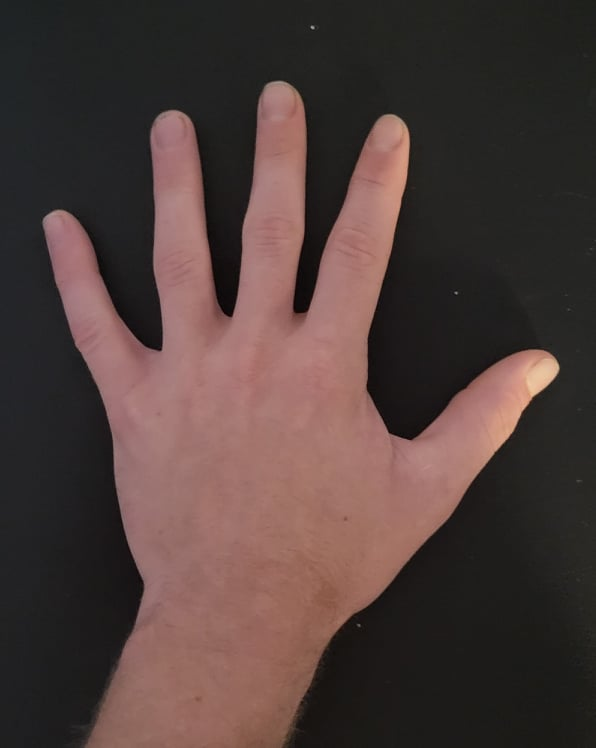
#> input picture rawhand.jpg, 596 x 748 px
$ python hough.py
#> lines starting #> are read from the running program, lines starting #| are printed output that depends on the picture; after the words box and inside, x2 and y2 are one past the last pixel; in counts of white or black regions, pixels touching at a corner belong together
import cv2
import numpy as np

img = cv2.imread('rawhand.jpg')
#> img is the input picture: shape (748, 596, 3); mean B, G, R 58.4, 61.4, 78.7
gray = cv2.cvtColor(img,cv2.COLOR_BGR2GRAY)
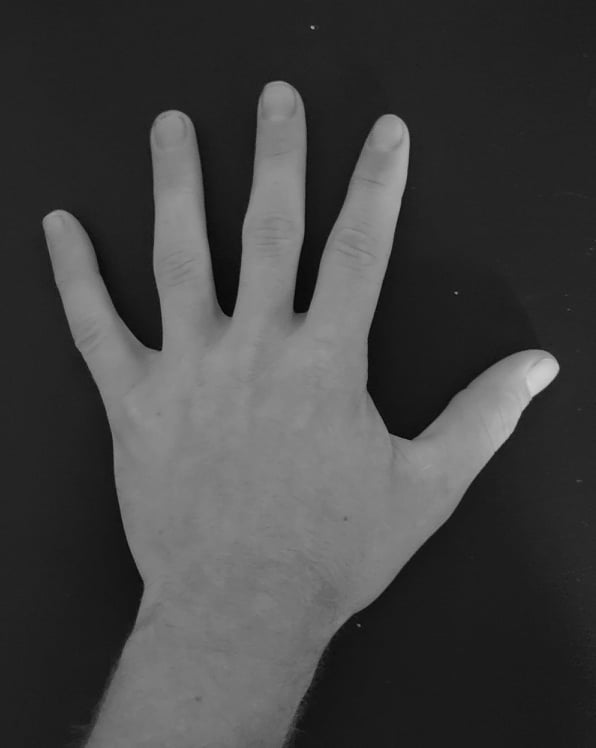
#> gray: shape (748, 596); min 3, max 208, mean 66.3
edges = cv2.Canny(gray,50,150,apertureSize = 3)
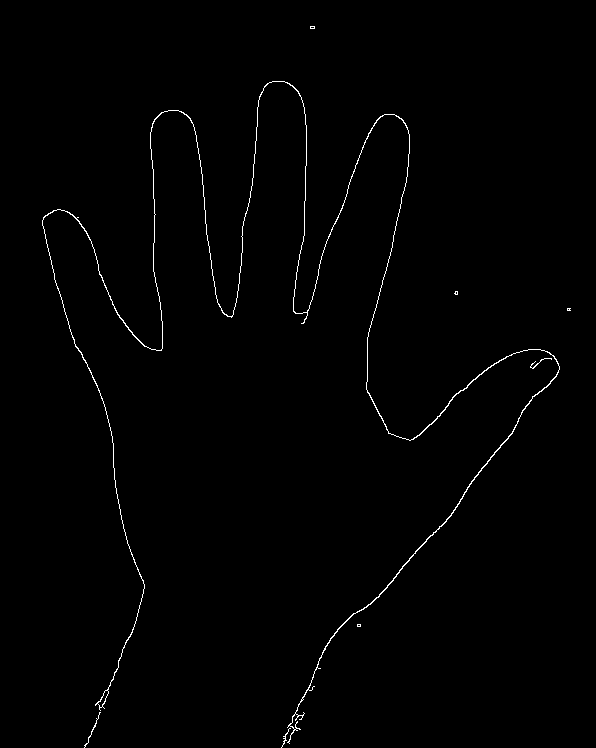
#> edges: shape (748, 596); 0.8% white in thin lines or dots, all inside (x1, y1, x2, y2) = (42, 26, 571, 748)

lines = cv2.HoughLines(edges,1,np.pi/100,255)
#> lines = None
#> (the run stopped early here; a loop or call above may not have finished)

$ run again, with fronthand.jpg copied over rawhand.jpg
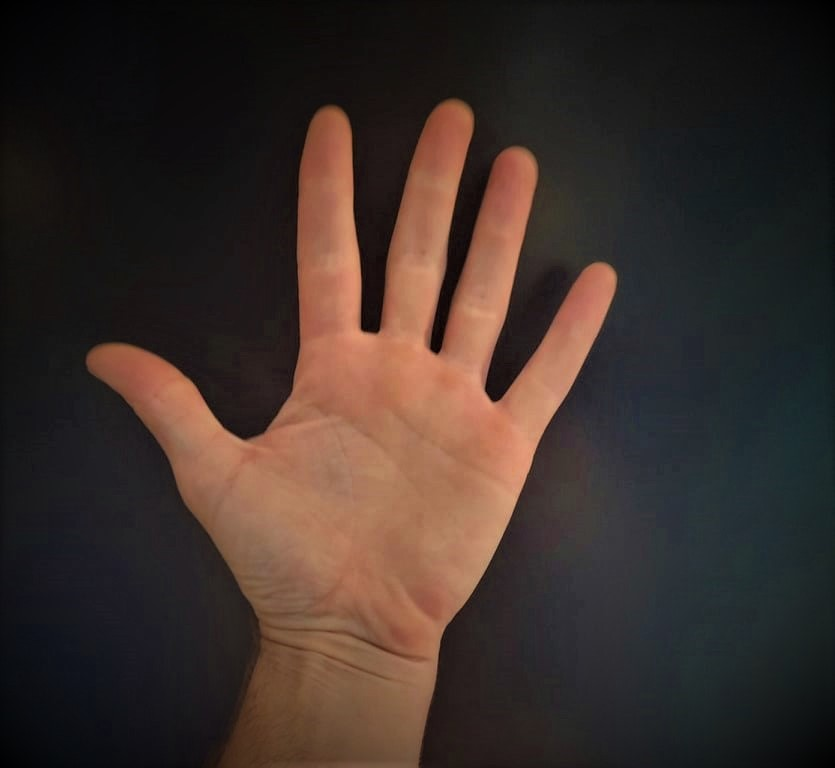
#> input picture fronthand.jpg, 835 x 768 px
#> img is the input picture: shape (768, 835, 3); mean B, G, R 42.2, 47.6, 60.8
#> `gray = cv2.cvtColor(img,cv2.COLOR_BGR2GRAY)`:
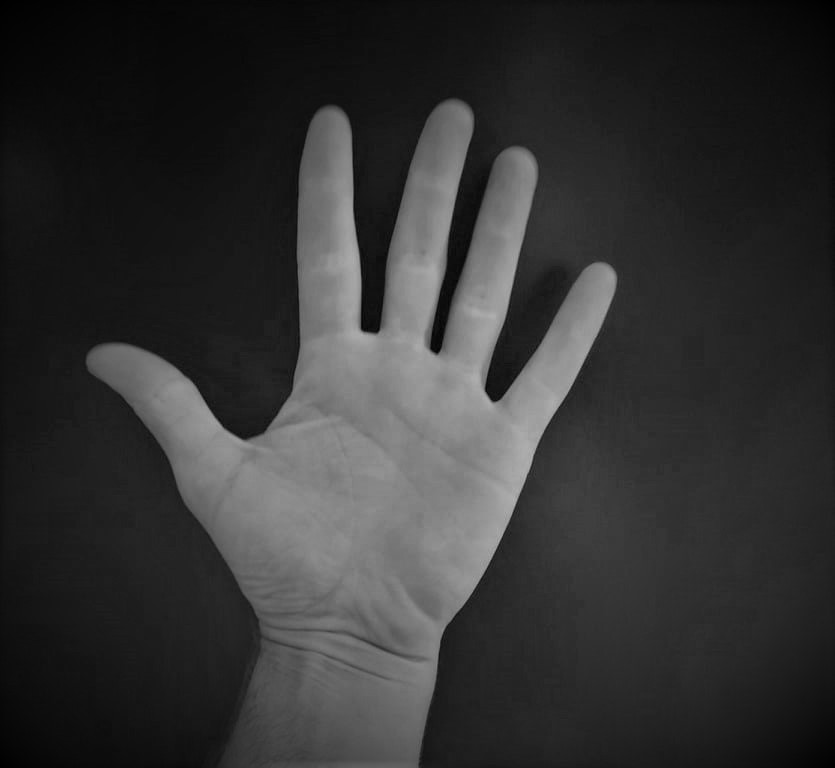
#> gray: shape (768, 835); min 0, max 182, mean 50.9
#> `edges = cv2.Canny(gray,50,150,apertureSize = 3)`:
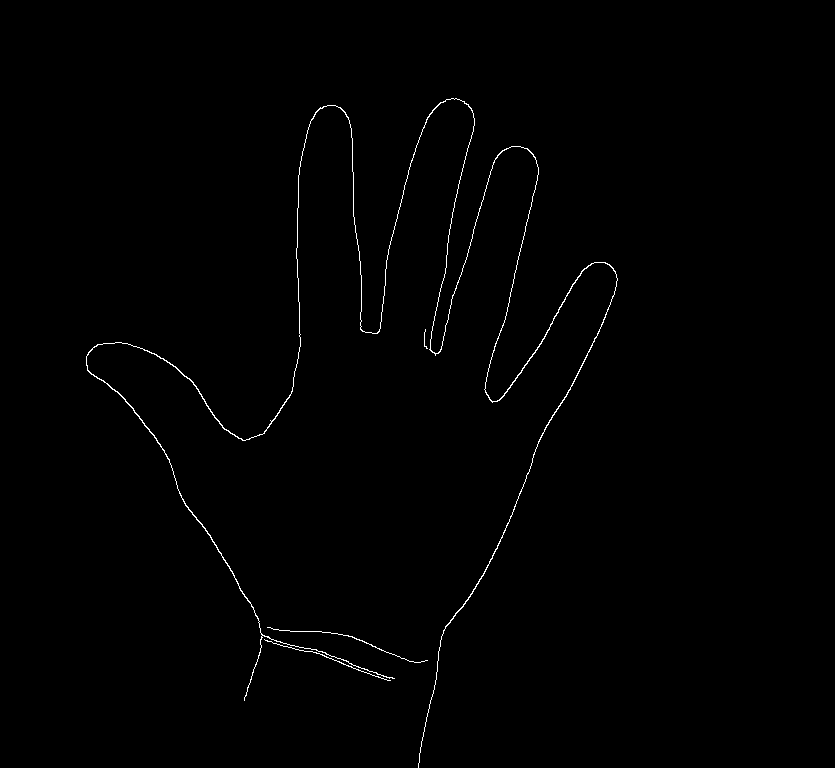
#> edges: shape (768, 835); 0.6% white in thin lines or dots, all inside (x1, y1, x2, y2) = (86, 98, 618, 768)
#> lines = None
